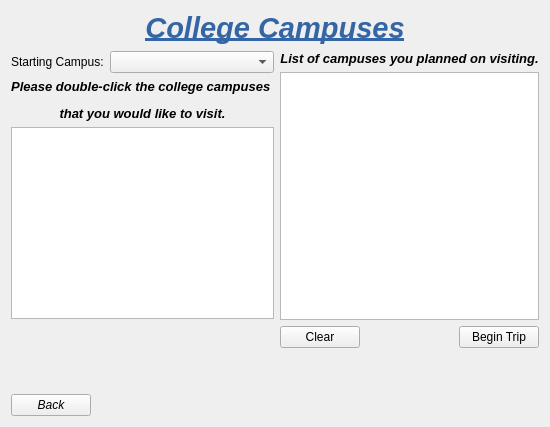
      <widget class="QWidget" name="page_select_colleges">
       <layout class="QGridLayout" name="gridLayout_11">
        <item row="1" column="0">
         <layout class="QGridLayout" name="gridLayout_8">
          <item row="2" column="0">
           <widget class="QTableView" name="tableView_select_colleges">
            <property name="editTriggers">
             <set>QAbstractItemView::NoEditTriggers</set>
            </property>
            <property name="dragDropOverwriteMode">
             <bool>false</bool>
            </property>
            <property name="selectionMode">
             <enum>QAbstractItemView::SingleSelection</enum>
            </property>
            <property name="selectionBehavior">
             <enum>QAbstractItemView::SelectRows</enum>
            </property>
           </widget>
          </item>
          <item row="1" column="0">
           <widget class="QLabel" name="label_8">
            <property name="text">
             <string>&lt;html&gt;&lt;head/&gt;&lt;body&gt;&lt;p align=&quot;center&quot;&gt;&lt;span style=&quot; font-size:10pt; font-weight:600; font-style:italic;&quot;&gt;Please double-click the college campuses &lt;/span&gt;&lt;/p&gt;&lt;p align=&quot;center&quot;&gt;&lt;span style=&quot; font-size:10pt; font-weight:600; font-style:italic;&quot;&gt;that you would like to visit.&lt;/span&gt;&lt;/p&gt;&lt;/body&gt;&lt;/html&gt;</string>
            </property>
           </widget>
          </item>
          <item row="0" column="0">
           <layout class="QFormLayout" name="formLayout_2">
            <item row="0" column="0">
             <widget class="QLabel" name="label_21">
              <property name="text">
               <string>Starting Campus:</string>
              </property>
             </widget>
            </item>
            <item row="0" column="1">
             <widget class="QComboBox" name="comboBox_custom_trip"/>
            </item>
           </layout>
          </item>
          <item row="3" column="0">
           <spacer name="verticalSpacer_3">
            <property name="orientation">
             <enum>Qt::Vertical</enum>
            </property>
            <property name="sizeType">
             <enum>QSizePolicy::Fixed</enum>
            </property>
            <property name="sizeHint" stdset="0">
             <size>
              <width>20</width>
              <height>69</height>
             </size>
            </property>
           </spacer>
          </item>
         </layout>
        </item>
        <item row="1" column="1">
         <layout class="QGridLayout" name="gridLayout_9">
          <item row="1" column="0">
           <widget class="QListWidget" name="listWidget_select_colleges"/>
          </item>
          <item row="0" column="0">
           <widget class="QLabel" name="label_20">
            <property name="text">
             <string>&lt;html&gt;&lt;head/&gt;&lt;body&gt;&lt;p align=&quot;center&quot;&gt;&lt;span style=&quot; font-size:10pt; font-weight:600; font-style:italic;&quot;&gt;List of campuses you planned on visiting.&lt;/span&gt;&lt;/p&gt;&lt;/body&gt;&lt;/html&gt;</string>
            </property>
           </widget>
          </item>
          <item row="3" column="0">
           <spacer name="verticalSpacer_2">
            <property name="orientation">
             <enum>Qt::Vertical</enum>
            </property>
            <property name="sizeType">
             <enum>QSizePolicy::Preferred</enum>
            </property>
            <property name="sizeHint" stdset="0">
             <size>
              <width>20</width>
              <height>40</height>
             </size>
            </property>
           </spacer>
          </item>
          <item row="2" column="0">
           <layout class="QGridLayout" name="gridLayout_4">
            <item row="1" column="2">
             <widget class="QPushButton" name="pushButton_begin_custom_trip">
              <property name="text">
               <string>Begin Trip</string>
              </property>
             </widget>
            </item>
            <item row="1" column="1">
             <spacer name="horizontalSpacer_15">
              <property name="orientation">
               <enum>Qt::Horizontal</enum>
              </property>
              <property name="sizeHint" stdset="0">
               <size>
                <width>40</width>
                <height>20</height>
               </size>
              </property>
             </spacer>
            </item>
            <item row="1" column="0">
             <widget class="QPushButton" name="pushButton_clear_selected_colleges">
              <property name="text">
               <string>Clear</string>
              </property>
             </widget>
            </item>
           </layout>
          </item>
         </layout>
        </item>
        <item row="2" column="0" colspan="2">
         <layout class="QGridLayout" name="gridLayout_10">
          <item row="0" column="0">
           <widget class="QPushButton" name="pushButton_back_select_colleges">
            <property name="font">
             <font>
              <italic>true</italic>
             </font>
            </property>
            <property name="text">
             <string>Back</string>
            </property>
           </widget>
          </item>
          <item row="0" column="1">
           <spacer name="horizontalSpacer_16">
            <property name="orientation">
             <enum>Qt::Horizontal</enum>
            </property>
            <property name="sizeHint" stdset="0">
             <size>
              <width>40</width>
              <height>20</height>
             </size>
            </property>
           </spacer>
          </item>
         </layout>
        </item>
        <item row="0" column="0" colspan="2">
         <widget class="QLabel" name="label_Saddleback_2">
          <property name="text">
           <string>&lt;html&gt;&lt;head/&gt;&lt;body&gt;&lt;p align=&quot;center&quot;&gt;&lt;span style=&quot; font-size:22pt; font-weight:600; font-style:italic; text-decoration: underline; color:#3465a4;&quot;&gt;College Campuses&lt;/span&gt;&lt;/p&gt;&lt;/body&gt;&lt;/html&gt;</string>
          </property>
         </widget>
        </item>
       </layout>
      </widget>
